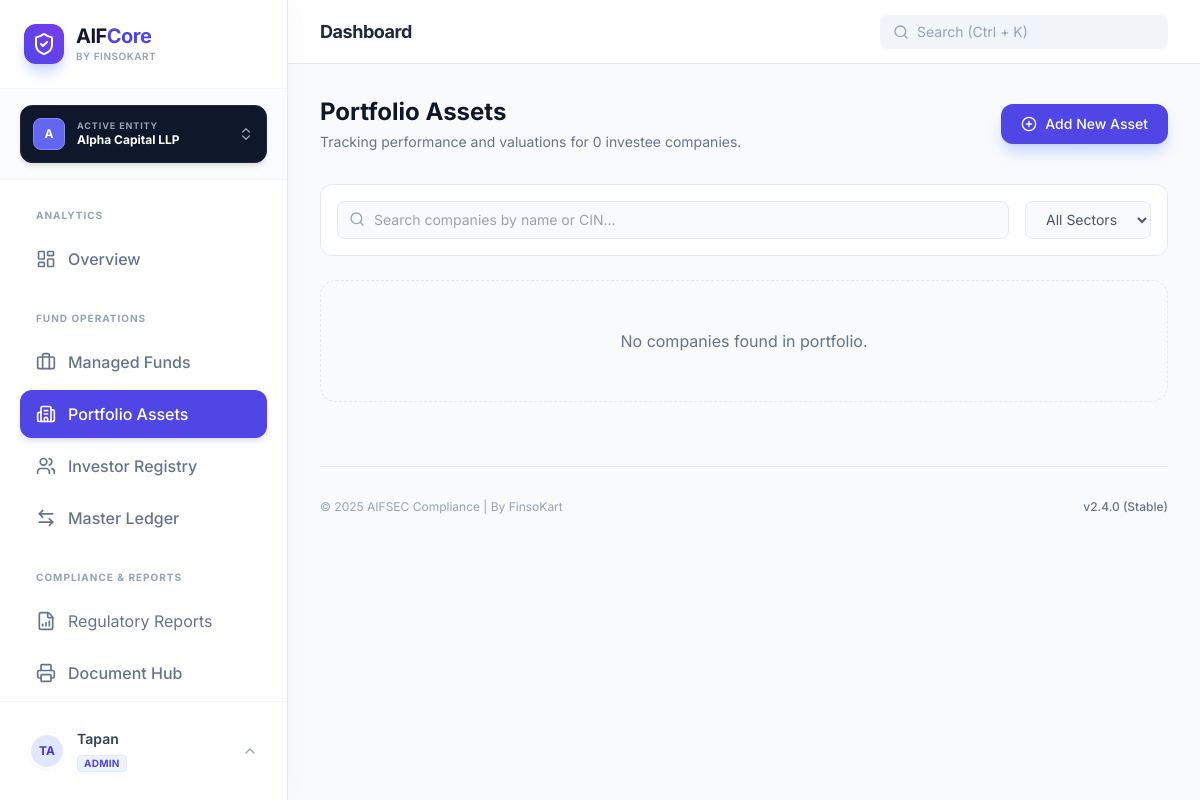
Page /portal/companies/ (signed in) on the committed database.
### manager_entities/models.py (models this page shows, shortened)
class ManagerEntity(models.Model):
    name = models.CharField(max_length=255, unique=True)
    sebi_manager_registration_no = models.CharField(max_length=64, blank=True, null=True)
    cin = models.CharField(max_length=21, blank=True, null=True)
    pan = models.CharField(max_length=10, blank=True, null=True)
    gstin = models.CharField(max_length=15, blank=True, null=True)
    registered_address = models.TextField(blank=True, null=True)
    contact_email = models.EmailField(blank=True, null=True)
    contact_phone = models.CharField(max_length=20, blank=True, null=True)
    created_at = models.DateTimeField(auto_now_add=True)
    class Meta:
        ordering = ["name"]
        verbose_name = "Manager Entity"
        verbose_name_plural = "Manager Entities"

class EntityMembership(models.Model):
    ROLE_CHOICES = [
        ('ADMIN', 'Super Admin'),     # Can manage team and all fund data
        ('MANAGER', 'Fund Manager'),  # Can record transactions
        ('COMPLIANCE', 'Officer'),    # Read-only + Reporting access
    ]
    user = models.ForeignKey(User, on_delete=models.CASCADE, related_name='memberships')
    entity = models.ForeignKey(ManagerEntity, on_delete=models.CASCADE, related_name='members')
    role = models.CharField(max_length=20, choices=ROLE_CHOICES, default='MANAGER')
    is_active_selection = models.BooleanField(default=False) # Helper for session defaults
    class Meta:
        unique_together = ('user', 'entity') # One user, one role per entity

### investee_companies/views.py (the view)
# urls.py: path('', views.company_list_view, name='portal-list'),
@login_required
def company_list_view(request):
    query = request.GET.get('q')
    companies = InvesteeCompany.objects.all().order_by('name')
    if query:
        companies = companies.filter(Q(name__icontains=query) | Q(cin__icontains=query))
    return render(request, 'investee_companies/companies.html', {'companies': companies})

### manager_entities/context.py (called while the page is built)
def active_manager_processor(request):
    if not request.user.is_authenticated:
        return {}
    memberships = EntityMembership.objects.filter(user=request.user).select_related('entity')
    active_id = request.session.get('active_entity_id')
    active_membership = None
    if active_id:
        active_membership = memberships.filter(entity_id=active_id).first()
    if not active_membership and memberships.exists():
        active_membership = memberships.first()
        request.session['active_entity_id'] = active_membership.entity.id
    return {
        'active_manager': active_membership.entity if active_membership else None,
        'user_role': active_membership.role if active_membership else None,
        'available_managers': [m.entity for m in memberships]
    }

### templates/investee_companies/companies.html (shortened to what this page needs)
{% extends 'base.html' %}
{% load humanize %}
{% block content %}
<div class="flex flex-col md:flex-row md:items-center justify-between gap-4 mb-8">
    <div>
        <h1 class="text-2xl font-bold text-slate-900">Portfolio Assets</h1>
        <p class="text-slate-500 text-sm mt-1">Tracking performance and valuations for {{ companies.count }} investee companies.</p>
    </div>
    <a href="{% url 'investee_companies:portal-add' %}" class="bg-indigo-600 hover:bg-indigo-700 text-white px-5 py-2.5 rounded-xl font-medium text-sm flex items-center gap-2 shadow-lg shadow-indigo-200 transition-all">
        <i data-lucide="plus-circle" class="w-4 h-4"></i> Add New Asset
    </a>
</div>
<div class="bg-white p-4 rounded-xl border border-slate-200 mb-6 flex gap-4">
    <div class="relative flex-1">
        <i data-lucide="search" class="absolute left-3 top-2.5 w-4 h-4 text-slate-400"></i>
        <input type="text" placeholder="Search companies by name or CIN..." class="w-full pl-9 pr-4 py-2 bg-slate-50 border border-slate-200 rounded-lg text-sm focus:ring-2 focus:ring-indigo-500/20 outline-none">
    </div>
    <select class="px-4 py-2 bg-slate-50 border border-slate-200 rounded-lg text-sm text-slate-600 outline-none">
        <option>All Sectors</option>
    </select>
</div>
<div class="grid grid-cols-1 md:grid-cols-3 xl:grid-cols-4 gap-6">
    {% for company in companies %}
    <a href="{% url 'investee_companies:portal-detail' company.pk %}" class="group bg-white rounded-2xl border border-slate-200 hover:border-indigo-300 hover:shadow-xl hover:shadow-slate-200/50 transition-all duration-300 flex flex-col overflow-hidden relative">
        <div class="absolute top-3 right-3 z-10">
            <span class="px-2 py-1 rounded-md bg-white/90 backdrop-blur text-[10px] font-bold uppercase tracking-wide text-indigo-600 border border-indigo-100 shadow-sm">
                {{ company.sector|default:"General" }}
            </span>
        </div>
        <div class="h-28 bg-gradient-to-br from-slate-50 to-slate-100 flex items-center justify-center">
            <div class="w-16 h-16 bg-white rounded-xl shadow-sm flex items-center justify-center text-2xl font-bold text-slate-700 border border-slate-100 group-hover:scale-110 transition-transform duration-300">
                {{ company.name|slice:":1" }}
            </div>
        </div>
        <div class="p-5 flex-1 flex flex-col">
            <h3 class="font-bold text-slate-900 text-lg group-hover:text-indigo-600 transition-colors truncate">{{ company.name }}</h3>
            <p class="text-xs text-slate-500 mt-1 font-mono">CIN: {{ company.cin|default:"N/A" }}</p>
            <div class="mt-auto pt-4 border-t border-slate-100 grid grid-cols-2 gap-4 mt-4">
                <div>
                    <p class="text-[10px] font-bold text-slate-400 uppercase tracking-wider">Total Funding</p>
                    <p class="text-sm font-semibold text-slate-900">₹ {{ company.total_funding_raised|intword }}</p>
                </div>
                <div class="text-right">
                    <p class="text-[10px] font-bold text-slate-400 uppercase tracking-wider">Vintage</p>
                    <p class="text-sm font-semibold text-slate-900">{{ company.incorporation_date|date:"Y" }}</p>
                </div>
            </div>
        </div>
    </a>
    {% empty %}
    <div class="col-span-full py-12 text-center bg-slate-50 rounded-2xl border border-dashed border-slate-200">
        <p class="text-slate-500">No companies found in portfolio.</p>
    </div>
    {% endfor %}
</div>
{% endblock %}

### templates/base.html (shortened to what this page needs)
<!DOCTYPE html>
<html lang="en">
<head>
    <script src="https://cdn.tailwindcss.com"></script>
</head>
<body class="text-slate-900 antialiased selection:bg-indigo-100 selection:text-indigo-700">
    <div class="flex h-screen overflow-hidden">
        <aside class="w-72 bg-white border-r border-slate-200 flex flex-col z-20 shadow-[4px_0_24px_rgba(0,0,0,0.02)] h-screen">
            <div class="p-6 border-b border-slate-100 flex items-center gap-3">
                <div class="w-10 h-10 bg-gradient-to-tr from-indigo-600 to-violet-600 rounded-xl flex items-center justify-center text-white shadow-lg shadow-indigo-200 shrink-0">
                    <i data-lucide="shield-check" class="w-6 h-6"></i>
                </div>
                <div>
                    <h1 class="font-bold text-xl tracking-tight text-slate-900 leading-tight">AIF<span class="text-indigo-600">Core</span></h1>
                    <p class="text-[10px] text-slate-400 font-semibold uppercase tracking-wider">By FinsoKart</p>
                </div>
            </div>
            <div class="px-5 py-4 border-b border-slate-100 bg-slate-50/50" x-data="{ switchOpen: false }">
                <div class="relative">
                    <button @click="switchOpen = !switchOpen" class="w-full flex items-center justify-between p-3 bg-slate-900 text-white rounded-xl shadow-md hover:bg-slate-800 transition-all group border border-slate-800">
                        <div class="flex items-center gap-3 overflow-hidden">
                            <div class="w-8 h-8 rounded-lg bg-indigo-500 flex items-center justify-center font-bold text-xs shrink-0 border border-indigo-400">
                                {{ active_manager.name|slice:":1"|upper }}
                            </div>
                            <div class="text-left overflow-hidden">
                                <p class="text-[9px] font-bold text-slate-400 uppercase tracking-widest leading-none mb-0.5">Active Entity</p>
                                <p class="text-xs font-bold truncate text-white w-28">{{ active_manager.name|default:"Select Entity" }}</p>
                            </div>
                        </div>
                        <i data-lucide="chevrons-up-down" class="w-4 h-4 text-slate-400 group-hover:text-white transition-colors"></i>
                    </button>
                </div>
            </div>
            <nav class="flex-1 p-5 space-y-1 overflow-y-auto">
                <p class="px-4 pb-2 pt-2 text-[10px] font-bold text-slate-400 uppercase tracking-widest">Analytics</p>
                <a href="{% url 'portal-home' %}"
                class="sidebar-link {% if request.resolver_match.url_name == 'portal-home' %}sidebar-link-active{% else %}sidebar-link-inactive{% endif %}">
                    <i data-lucide="layout-dashboard" class="w-5 h-5 shrink-0"></i>
                    <span>Overview</span>
                </a>
                <p class="px-4 pb-2 pt-6 text-[10px] font-bold text-slate-400 uppercase tracking-widest">Fund Operations</p>
                <a href="{% url 'funds:portal-funds' %}"
                class="sidebar-link {% if 'funds' in request.resolver_match.app_name %}sidebar-link-active{% else %}sidebar-link-inactive{% endif %}">
                    <i data-lucide="briefcase" class="w-5 h-5 shrink-0"></i>
                    <span>Managed Funds</span>
                </a>
                <a href="{% url 'investee_companies:portal-list' %}"
                class="sidebar-link {% if 'investee_companies' in request.resolver_match.app_name %}sidebar-link-active{% else %}sidebar-link-inactive{% endif %}">
                    <i data-lucide="building-2" class="w-5 h-5 shrink-0"></i>
                    <span>Portfolio Assets</span>
                </a>
                <a href="{% url 'investors:portal-list' %}"
                class="sidebar-link {% if 'investors' in request.resolver_match.app_name %}sidebar-link-active{% else %}sidebar-link-inactive{% endif %}">
                    <i data-lucide="users" class="w-5 h-5 shrink-0"></i>
                    <span>Investor Registry</span>
                </a>
                <a href="{% url 'portal-transactions' %}"
                class="sidebar-link {% if 'transactions' in request.resolver_match.app_name %}sidebar-link-active{% else %}sidebar-link-inactive{% endif %}">
                    <i data-lucide="arrow-left-right" class="w-5 h-5 shrink-0"></i>
                    <span>Master Ledger</span>
                </a>
                <p class="px-4 pb-2 pt-6 text-[10px] font-bold text-slate-400 uppercase tracking-widest">Compliance & Reports</p>
                <a href="{% url 'compliances:reports' %}"
                class="flex items-center gap-3 px-4 py-3 rounded-xl transition-all {% if request.resolver_match.view_name == 'compliances:reports' %}bg-indigo-600 text-white shadow-lg shadow-indigo-200{% else %}text-slate-500 hover:bg-slate-50 hover:text-slate-900{% endif %}">
                    <i data-lucide="file-bar-chart" class="w-5 h-5"></i>
                    <span>Regulatory Reports</span>
                </a>
                <a href="{% url 'docgen:hub' %}"
                class="sidebar-link {% if 'docgen' in request.resolver_match.app_name %}sidebar-link-active{% else %}sidebar-link-inactive{% endif %}">
                    <i data-lucide="printer" class="w-5 h-5 shrink-0"></i>
                    <span>Document Hub</span>
                </a>
            </nav>
            <div class="p-4 border-t border-slate-100 mt-auto">
                <div x-data="{ open: false }" class="relative">
                    <button @click="open = !open" class="w-full flex items-center gap-3 px-3 py-2.5 rounded-xl hover:bg-slate-50 border border-transparent hover:border-slate-200 transition-all text-left group">
                        <div class="w-9 h-9 rounded-full bg-indigo-100 flex items-center justify-center text-indigo-700 font-bold text-xs uppercase border-2 border-white shadow-sm shrink-0">
                            {{ user.username|slice:":2"|upper }}
                        </div>
                        <div class="flex-1 overflow-hidden">
                            <p class="text-sm font-semibold text-slate-700 group-hover:text-slate-900 truncate">{{ user.username }}</p>
                            <p class="text-[10px] text-indigo-600 font-bold uppercase tracking-wide bg-indigo-50 px-1.5 rounded inline-block mt-0.5 border border-indigo-100">
                                {{ user_role|default:"Viewer" }}
                            </p>
                        </div>
                        <i data-lucide="chevron-up" class="w-4 h-4 text-slate-400 transition-transform" :class="open ? 'rotate-180' : ''"></i>
                    </button>
                </div>
            </div>
        </aside>
        <main class="flex-1 flex flex-col h-screen overflow-hidden bg-[#f8fafc]">
            <header class="h-16 bg-white/80 backdrop-blur-md border-b border-slate-200 flex items-center justify-between px-8 z-10 sticky top-0">
                <div class="flex items-center gap-4">
                    <h2 class="text-lg font-bold text-slate-800 tracking-tight">{% block page_title %}Dashboard{% endblock %}</h2>
                </div>
                <div x-data="{
                        query: '',
                        results: [],
                        show: false,
                        search() {
                            if (this.query.length < 2) { this.results = []; return; }
                            fetch(`/api/search/?q=${this.query}`)
                                .then(res => res.json())
                                .then(data => {
                                    this.results = data;
                                    this.show = true;
                                });
                        }
                    }"
                    @click.away="show = false"
                    class="relative hidden md:block w-72">
                    <div class="flex items-center bg-slate-100 rounded-lg px-3 py-1.5 border border-transparent focus-within:bg-white focus-within:border-indigo-300 focus-within:ring-4 focus-within:ring-indigo-50 transition-all">
                        <i data-lucide="search" class="w-4 h-4 text-slate-400 shrink-0"></i>
                        <input
                            x-model="query"
                            @input.debounce.300ms="search()"
                            type="text"
                            placeholder="Search (Ctrl + K)"
                            class="bg-transparent border-none outline-none text-sm ml-2 w-full placeholder-slate-400"
                            autocomplete="off"
                        >
                    </div>
                </div>
            </header>
            <section class="flex-1 overflow-y-auto p-8 scroll-smooth">
                {% block content %}{% endblock %}
                <footer class="mt-16 pt-8 border-t border-slate-200 flex justify-between items-center text-xs text-slate-400">
                    <p>&copy; 2025 AIFSEC Compliance | By FinsoKart </p>
                    <p class="font-medium text-slate-500">v2.4.0 (Stable)</p>
                </footer>
            </section>
        </main>
    </div>
</body>
</html>

### templates/base.html (style rules this page uses)
body { font-family: 'Inter', sans-serif; background-color: #f8fafc; }
.sidebar-link { display: flex; align-items: center; gap: 12px; padding: 12px 16px; border-radius: 12px; font-weight: 500; transition: all 0.2s ease-in-out; width: 100%; }
.sidebar-link-inactive { color: #64748b; }
.sidebar-link-active { background-color: #4f46e5; color: white; box-shadow: 0 4px 6px -1px rgba(79, 70, 229, 0.2); }

### rows in the picture
ManagerEntity: name "A", name "Alpha Capital LLP"
EntityMembership: role "ADMIN"

### other values in the picture
{{ user.username|slice:":2"|upper }} "TA"
{{ user.username }} "Tapan"
{{ companies.count }} "0"
